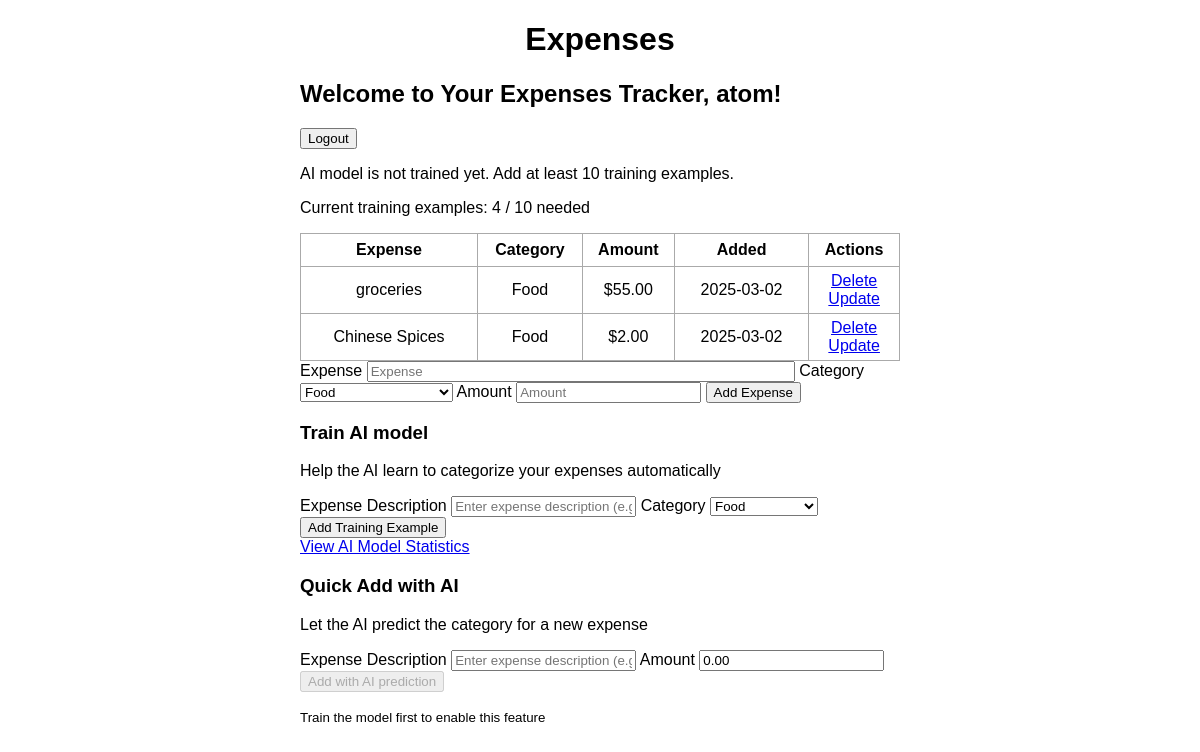
Page / (signed in) on the earlier database version.
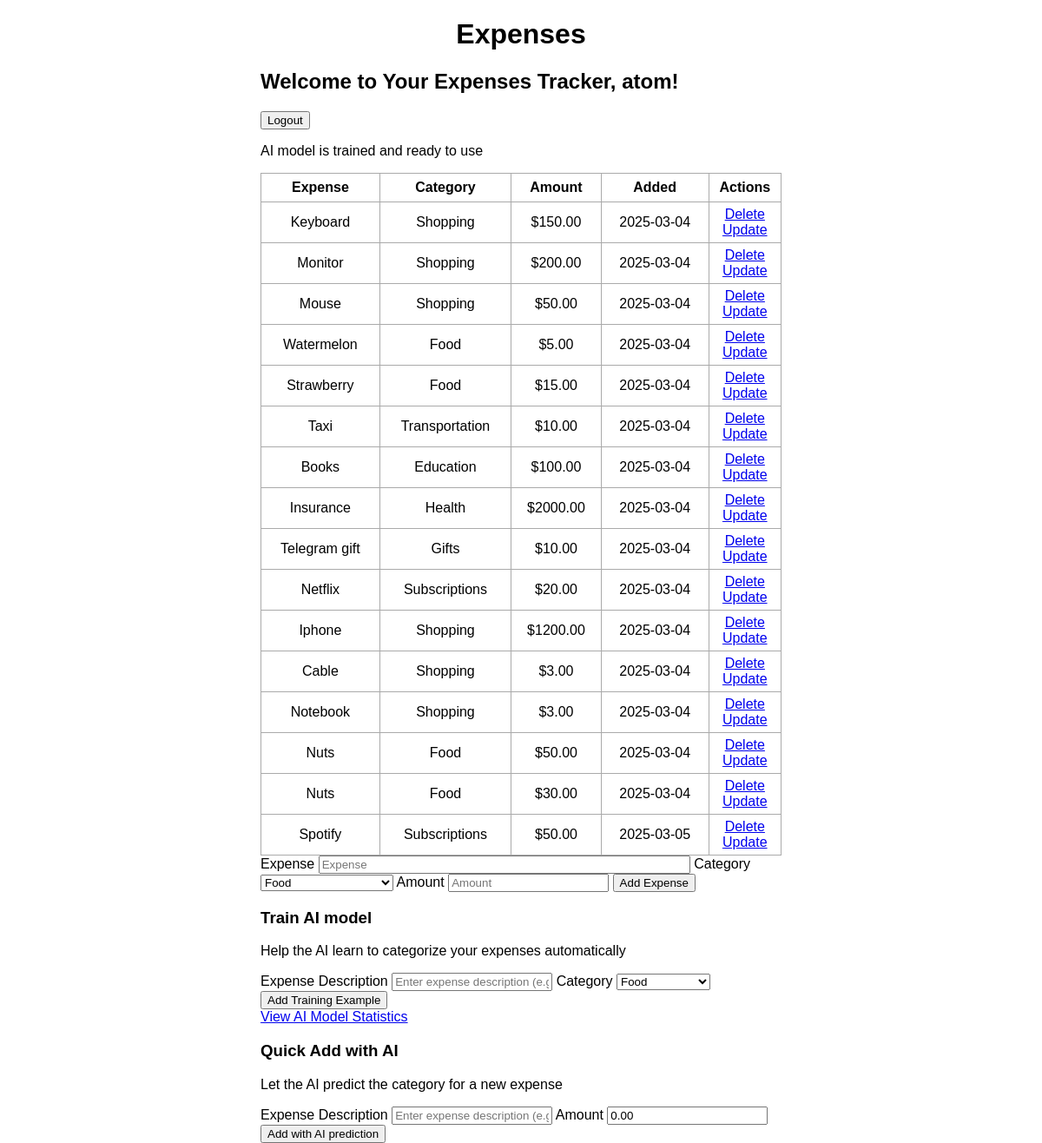
Same page on the later database version.
### app.py (models this page shows, shortened)
class User(UserMixin, db.Model):
    id = db.Column(db.Integer, primary_key=True)
    username = db.Column(db.String(150), unique=True, nullable=False)
    password = db.Column(db.String(150), nullable=False)
    expenses = db.relationship('Expense', backref='owner', lazy=True)

class Expense(db.Model):
    id = db.Column(db.Integer, primary_key=True)
    content = db.Column(db.String(200), nullable=False)
    category = db.Column(db.String(200), nullable=False)
    amount = db.Column(db.Float, nullable=False)
    date_created = db.Column(db.DateTime, default=datetime.utcnow)
    user_id = db.Column(db.Integer, db.ForeignKey('user.id'), nullable=False)

### app.py (the view)
@app.route('/', methods=['POST', 'GET'])
@login_required
def index():
    if request.method == 'POST':
        expense_content = request.form['content']
        expense_category = request.form['category']
        expense_amount = float(request.form['amount'])
        new_expense = Expense(content=expense_content, amount=expense_amount, category=expense_category, user_id=current_user.id)
        try:
            db.session.add(new_expense)
            db.session.commit()
            return redirect('/')
        except:
            return 'There is an issue adding your expense'
    else:
        expenses = Expense.query.filter_by(user_id=current_user.id).order_by(Expense.date_created).all()
        all_expenses = Expense.query.all()
        training_count = len(all_expenses)
        model_trained = training_count >= 10
        return render_template('index.html',
                              expenses=expenses,
                              model_trained=model_trained,
                              training_count=training_count)

### app.py (called while the page is built)
@login_manager.user_loader
def load_user(user_id):
    return User.query.get(int(user_id))

### templates/index.html (shortened to what this page needs)
{% extends 'base.html'%}
{% block body %}
<div class="content">
    <h1 style='text-align: center'> Expenses </h1>
    <div class="section-header">
        <h2>Welcome to Your Expenses Tracker, {{ current_user.username }}!</h2>
        <form action="/logout" method="POST" style="margin: 0; padding: 0; background: none;">
            <button type="submit">Logout</button>
        </form>
    </div>
    <div class="model-status">
        {% if model_trained %}
            <p> AI model is trained and ready to use</p>
        {% else %}
            <p>AI model is not trained yet. Add at least 10 training examples.</p>
            <p>Current training examples: {{ training_count|default(0) }} / 10 needed </p>
        {% endif %}
    </div>
    {% if expenses|length < 1 %}
    <h4 style="text-align:center">There are no expenses. Add one below</h4>
    {% else %}
    <table>
        <tr>
            <th>Expense</th>
            <th>Category</th>
            <th>Amount</th>
            <th>Added</th>
            <th>Actions</th>
        </tr>
        {% for expense in expenses %}
        <tr>
            <td>{{ expense.content }}</td>
            <td>{{ expense.category }}</td>
            <td>${{'%.2f' % expense.amount }}
            <td>{{ expense.date_created.date() }}</td>
            <td>
                <a href="/delete/{{expense.id}}">Delete</a>
                <br>
                <a href="/update/{{expense.id}}">Update</a>
            </td>
        </tr>
        {% endfor %}
    </table>
    {% endif %}
    <form action="/" method="POST">
        <label for="content"> Expense </label>
        <input type="text" name="content" id="content" placeholder="Expense" required>
        <label for="category"> Category </label>
        <select name="category" id="category" required>
            <option value="Food">Food</option>
        </select>
        <label for="amount"> Amount </label>
        <input type="number" name="amount" id="amount" step="0.01" placeholder="Amount" required>
        <input type="submit" value="Add Expense">
    </form>
    <div class="ai-section">
        <h3>Train AI model </h3>
        <p>Help the AI learn to categorize your expenses automatically</p>
        <form action="/train_model" method="POST">
            <label for="expense_description">Expense Description</label>
            <input type="text" name="expense_description" id="expense_description" placeholder="Enter expense description (e.g., 'Bus ticket')" required>
            <label for="expense_category">Category</label>
            <select name="expense_category" id="expense_category" required>
                <option value="Food">Food</option>
            </select>
            <input type="submit" value="Add Training Example">
        </form>
    </div>
    <a href="{{ url_for('model_stats') }}" class="button">View AI Model Statistics</a>
    <div class="ai-predict-section">
        <h3>Quick Add with AI</h3>
        <p>Let the AI predict the category for a new expense</p>
        <form action="/predict_category" method="POST">
            <label for="test_description">Expense Description</label>
            <input type="text" name="test_description" id="test_description" placeholder="Enter expense description (e.g., 'Movie tickets')" required>
            <label for="amount">Amount</label>
            <input type="number" name="amount" id="predict_amount" step="0.01" placeholder="Amount" value="0.00" required>
            <input type="submit" value="Add with AI prediction" {% if not model_trained %}disabled{% endif %}>
            {% if not model_trained %}
            <p><small>Train the model first to enable this feature</small></p>
            {% endif %}
        </form>
    </div>
</div>
{% endblock %}

### templates/base.html (shortened to what this page needs)
<!DOCTYPE html>
<html>
    <head>
        <link rel="stylesheet" href="{{ url_for('static', filename='css/main.css') }}">
    </head>
    <body>
        {% block body %}{% endblock %}
    </body>
</html>

### static/css/main.css (style rules this page uses)
body, html { margin: 0; font-family: sans-serif; }
.content { margin: 0 auto; width: 600px; }
table, td, th { border: 1px solid #aaa; }
table { border-collapse: collapse; width: 100%; }
th { height: 30px; }
td { text-align: center; padding: 5px; }
#content { width: 70%; }

Differences in the rows shown:
removed Expense: content "groceries", category "Food", amount "55.00", date_created "2025-03-02"
removed Expense: content "Chinese Spices", category "Food", amount "2.00", date_created "2025-03-02"
added Expense: content "Keyboard", category "Shopping", amount "150.00", date_created "2025-03-04"
added Expense: content "Monitor", category "Shopping", amount "200.00", date_created "2025-03-04"
now on this page (row edited): Expense: content "Mouse", category "Shopping", amount "50.00", date_created "2025-03-04"
now on this page (row edited): Expense: content "Watermelon", category "Food", amount "5.00", date_created "2025-03-04"
added Expense: content "Strawberry", category "Food", amount "15.00", date_created "2025-03-04"
added Expense: content "Taxi", category "Transportation", amount "10.00", date_created "2025-03-04"
added Expense: content "Books", category "Education", amount "100.00", date_created "2025-03-04"
added Expense: content "Insurance", category "Health", amount "2000.00", date_created "2025-03-04"
added Expense: content "Telegram gift", category "Gifts", amount "10.00", date_created "2025-03-04"
added Expense: content "Netflix", category "Subscriptions", amount "20.00", date_created "2025-03-04"
added Expense: content "Iphone", category "Shopping", amount "1200.00", date_created "2025-03-04"
added Expense: content "Cable", category "Shopping", amount "3.00", date_created "2025-03-04"
added Expense: content "Notebook", category "Shopping", amount "3.00", date_created "2025-03-04"
added Expense: content "Nuts", category "Food", amount "50.00", date_created "2025-03-04"
added Expense: content "Nuts", category "Food", amount "30.00", date_created "2025-03-04"
added Expense: content "Spotify", category "Subscriptions", amount "50.00", date_created "2025-03-05"
Other differences:
{{ training_count|default(0) }}: "4" → (not shown)
text no longer shown: "AI model is not trained yet. Add at least 10 training examples. Current training examples: / 10 needed Train the model first to enable this feature"
text now shown: "AI model is trained and ready to use"
